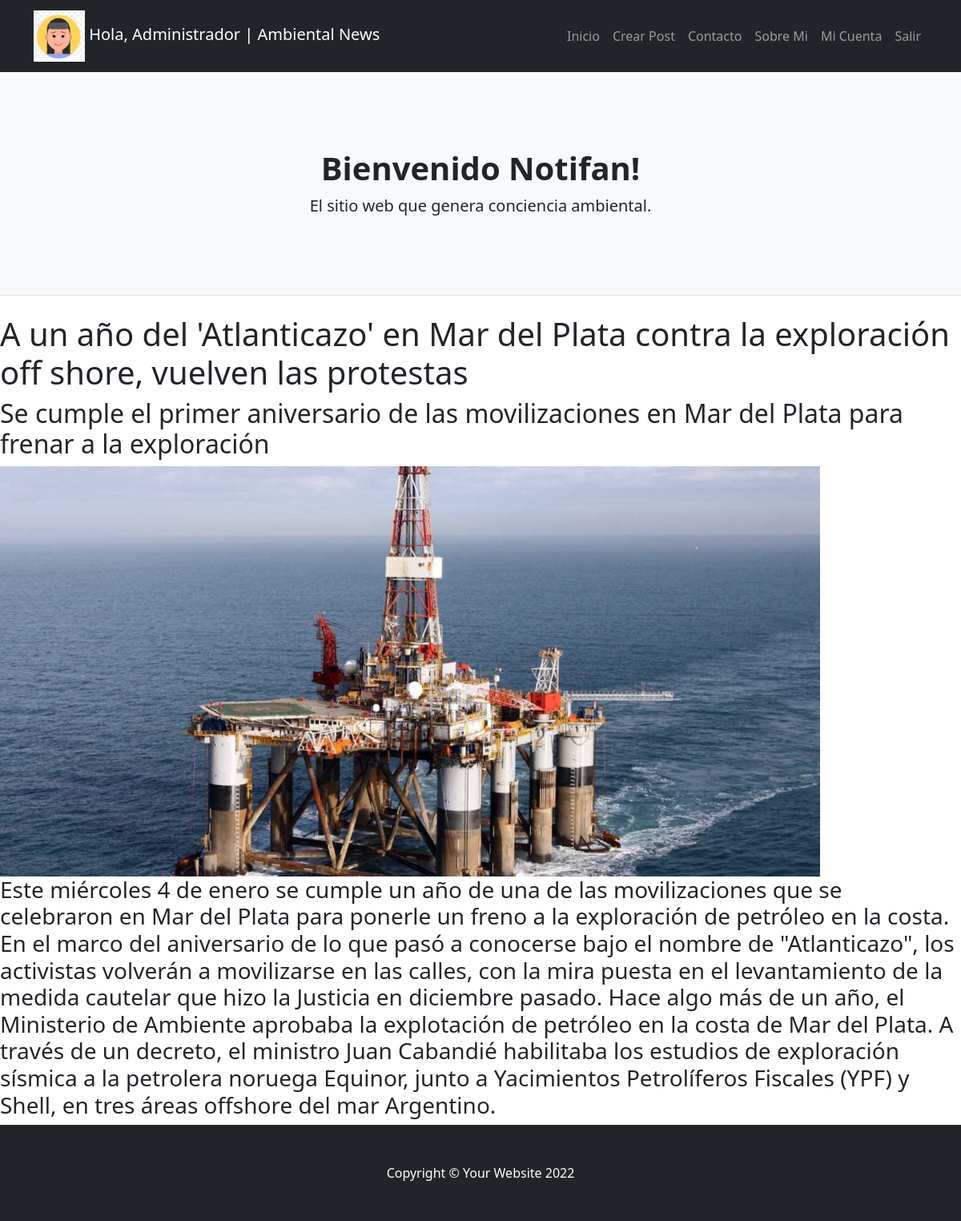
Page /ambientalnews/12/detalle/ (signed in) on the committed database.
### ambientalnews/models.py (models this page shows)
class Avatar(models.Model):
    user = models.OneToOneField(to=User, on_delete=models.CASCADE, related_name="avatar")
    imagen = models.ImageField(upload_to="avatares", null="True", blank=True)

class Post(models.Model):
    titulo = models.CharField(max_length=100)
    sub_titulo = models.CharField(max_length=100)
    texto = models.TextField(max_length=3000)
    publicado_el = models.DateField()
    imagen = models.ImageField(upload_to="posteos", null="True", blank=True)

### ambientalnews/views.py (the view)
# urls.py: path('ambientalnews/<int:pk>/detalle/', PostDetalle.as_view(), name= 'post-detalle'),
class PostDetalle(LoginRequiredMixin, DetailView):
    model = Post

### ambientalnews/templates/ambientalnews/post_detail.html
{% extends 'ambientalnews/base.html' %}
{% block contenido %}
    <h1>{{object.titulo}}</h1>
    <h2>{{object.sub_titulo}}</h2>
    <div>
        <img height="512" src="{{object.imagen.url}}">
    </div>
    <div>
        <h3>{{object.texto}}</h3>
    </div>
{% endblock %}

### ambientalnews/templates/ambientalnews/base.html (shortened to what this page needs)
<!DOCTYPE html>
<html lang="en">
    <head>
        {% load static %}
        <link href="{% static 'ambientalnews/css/styles.css' %}" rel="stylesheet" />
    </head>
    <body>
        <nav class="navbar navbar-expand-lg navbar-dark bg-dark">
            <div class="container">
                <a class="navbar-brand" href="{% url 'inicio' %}">
                    {%if user.is_authenticated  and  user.avatar.imagen %}
                    <img src="{{user.avatar.imagen.url}}" height="64">
                      Hola, {{user.first_name}} |
                        {% else %}
                        Hola, {{user.first_name}}
                    {% endif %}
                    Ambiental News
                </a>
                <div class="collapse navbar-collapse" id="navbarSupportedContent">
                    <ul class="navbar-nav ms-auto mb-2 mb-lg-0">
                        <li class="nav-item"><a class="nav-link" href="{% url 'inicio' %}">Inicio</a></li>
                        <li class="nav-item"><a class="nav-link" href="{% url 'post-crear' %}">Crear Post</a></li>
                        <li class="nav-item"><a class="nav-link" href="{% url 'crear-mensaje' %}">Contacto</a></li>
                        <li class="nav-item"><a class="nav-link" href="{% url 'aboutme' %}">Sobre Mi</a></li>
                        {% if user.is_authenticated %}
                            <li class="nav-item"><a class="nav-link" href="{% url 'listar' %}">Mi Cuenta</a></li>
                            <li class="nav-item"><a class="nav-link" href="{% url 'logout' %}">Salir</a></li>
                        {% else %}
                            <li class="nav-item"><a class="nav-link" href="{% url 'login' %}">Ingresar</a></li>
                            <li class="nav-item"><a class="nav-link" href="{% url 'signup' %}">Registrarse</a></li>
                        {% endif %}
                    </ul>
                </div>
            </div>
        </nav>
        <header class="py-5 bg-light border-bottom mb-4">
            <div class="container">
                <div class="text-center my-5">
                    <h1 class="fw-bolder">Bienvenido Notifan!</h1>
                    <p class="lead mb-0">El sitio web que genera conciencia ambiental.</p>
                </div>
            </div>
        </header>
        {% block contenido %} {% endblock %}
        <footer class="py-5 bg-dark">
            <div class="container"><p class="m-0 text-center text-white">Copyright &copy; Your Website 2022</p></div>
        </footer>
    </body>
</html>

### rows in the picture
Post: titulo "A un año del 'Atlanticazo' en Mar del Plata contra la exploración off shore, vuelven las protestas", sub_titulo "Se cumple el primer aniversario de las movilizaciones en Mar del Plata para frenar a la exploración", imagen (picture), texto "Este miércoles 4 de enero se cumple un año de una de las movilizaciones que se celebraron en Mar del Plata para ponerle un freno a la exploración de petróleo en la costa. En el marco del aniversario de lo que pasó a conocerse bajo el nombre de \"Atlanticazo\", los activistas volverán a movilizarse en las calles, con la mira puesta en el levantamiento de la medida cautelar que hizo la Justicia en diciembre pasado. Hace algo más de un año, el Ministerio de Ambiente aprobaba la explotación de petróleo en la costa de Mar del Plata. A través de un decreto, el ministro Juan Cabandié habilitaba los estudios de exploración sísmica a la petrolera noruega Equinor, junto a Yacimientos Petrolíferos…"

### other values in the picture
{{ user.first_name }} "Administrador"
